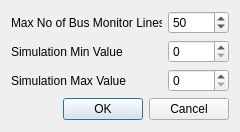
<?xml version="1.0" encoding="UTF-8"?>
<ui version="4.0">
 <class>Settings</class>
 <widget class="QDialog" name="Settings">
  <property name="geometry">
   <rect>
    <x>0</x>
    <y>0</y>
    <width>240</width>
    <height>132</height>
   </rect>
  </property>
  <property name="sizePolicy">
   <sizepolicy hsizetype="Maximum" vsizetype="Maximum">
    <horstretch>0</horstretch>
    <verstretch>0</verstretch>
   </sizepolicy>
  </property>
  <property name="minimumSize">
   <size>
    <width>240</width>
    <height>132</height>
   </size>
  </property>
  <property name="maximumSize">
   <size>
    <width>240</width>
    <height>192</height>
   </size>
  </property>
  <property name="windowTitle">
   <string>Settings</string>
  </property>
  <property name="windowIcon">
   <iconset resource="icons/pyModSlaveQt.qrc">
    <normaloff>:/img/options-16.png</normaloff>:/img/options-16.png</iconset>
  </property>
  <layout class="QVBoxLayout" name="verticalLayout">
   <item>
    <layout class="QGridLayout" name="gridLayout">
     <item row="0" column="1">
      <widget class="QLabel" name="lblMaxNoOfBusMonitorLines">
       <property name="text">
        <string>Max No of Bus Monitor Lines</string>
       </property>
      </widget>
     </item>
     <item row="0" column="2">
      <widget class="QSpinBox" name="sbMaxNoOfBusMonitorLines">
       <property name="maximum">
        <number>100</number>
       </property>
       <property name="value">
        <number>50</number>
       </property>
      </widget>
     </item>
     <item row="1" column="1">
      <widget class="QLabel" name="lblSimMin">
       <property name="text">
        <string>Simulation Min Value</string>
       </property>
      </widget>
     </item>
     <item row="2" column="1">
      <widget class="QLabel" name="lblSimmax">
       <property name="text">
        <string>Simulation Max Value</string>
       </property>
      </widget>
     </item>
     <item row="1" column="2">
      <widget class="QSpinBox" name="sbSimMin">
       <property name="maximum">
        <number>65535</number>
       </property>
      </widget>
     </item>
     <item row="2" column="2">
      <widget class="QSpinBox" name="sbSimMax">
       <property name="maximum">
        <number>65535</number>
       </property>
      </widget>
     </item>
    </layout>
   </item>
   <item>
    <widget class="QDialogButtonBox" name="buttonBox">
     <property name="orientation">
      <enum>Qt::Horizontal</enum>
     </property>
     <property name="standardButtons">
      <set>QDialogButtonBox::Cancel|QDialogButtonBox::Ok</set>
     </property>
    </widget>
   </item>
  </layout>
 </widget>
 <resources>
  <include location="icons/pyModSlaveQt.qrc"/>
 </resources>
 <connections>
  <connection>
   <sender>buttonBox</sender>
   <signal>accepted()</signal>
   <receiver>Settings</receiver>
   <slot>accept()</slot>
   <hints>
    <hint type="sourcelabel">
     <x>248</x>
     <y>254</y>
    </hint>
    <hint type="destinationlabel">
     <x>157</x>
     <y>274</y>
    </hint>
   </hints>
  </connection>
  <connection>
   <sender>buttonBox</sender>
   <signal>rejected()</signal>
   <receiver>Settings</receiver>
   <slot>reject()</slot>
   <hints>
    <hint type="sourcelabel">
     <x>316</x>
     <y>260</y>
    </hint>
    <hint type="destinationlabel">
     <x>286</x>
     <y>274</y>
    </hint>
   </hints>
  </connection>
 </connections>
</ui>
